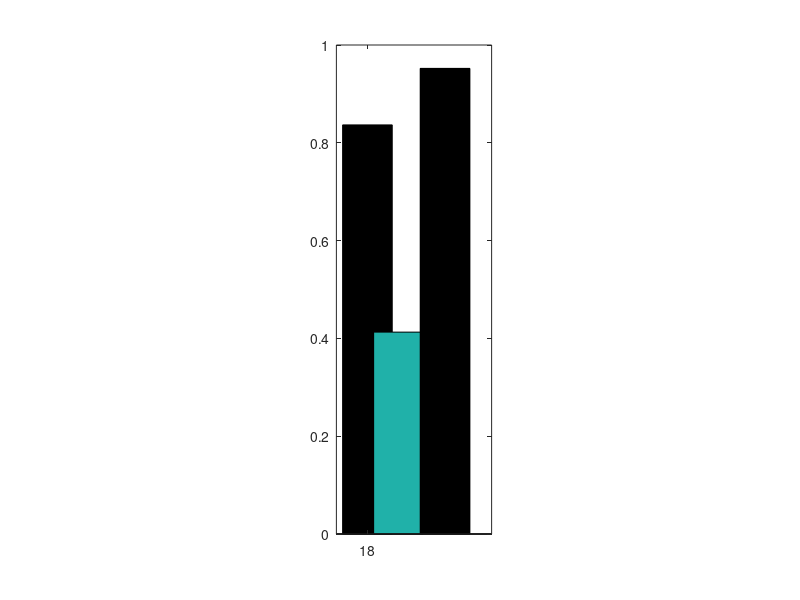

Write MATLAB code to recreate this figure. (Note: this script raises an error after producing the figure.)
load("study_analysis.mat")
load("treatment_analysis.mat")

color_peds = [32,178,170]/256; %[4, 95, 95]/256;
color_adults = [0, 0, 0]/256; %[128, 0, 128]/256;

figure
subplot(1,3,2)

bar(18, mean(adult_slopes),"FaceColor",color_adults);
hold on 
bar(19, mean(ped_slopes), "FaceColor",color_peds);
hold on 

bar(20.5, adult_vpop_slope_mean,"FaceColor",color_adults,"FaceAlpha",0.3);
hold on 
bar(21.5, ped_vpop_slope_mean, "FaceColor",color_peds,"FaceAlpha",0.3);
hold on 


errorbar(18., mean(adult_slopes), std(adult_slopes), 'w','LineWidth',3);
hold on
errorbar(18, mean(adult_slopes), std(adult_slopes), 'k','LineWidth',2);
hold on
errorbar(19, mean(ped_slopes), std(ped_slopes), 'k','LineWidth',2);
hold on

errorbar(18.5,1.35,0, 0,0.5,0.5,'k')
hold on
text(18.45,1.4, '*','FontSize',20);
hold on

errorbar(20.5, adult_vpop_slope_mean, adult_vpop_slope_std, 'k','LineWidth',2);
hold on
errorbar(21.5, ped_vpop_slope_mean, ped_vpop_slope_std, 'k','LineWidth',2);
hold on



xticks([18, 19, 20.5, 21.5])
xticklabels({"Adult Challenge Studies (N = 6)", "Pediatric Studies (N = 9)",...
    "Simulated Healthy Adult VPop", "Simulated Pediatric Patient VPop"})

xtickangle(30)
ylim([0 1.6])

% title("VL Slopes Max to Half-Max (Manually Calculated)")
% title('Post-Peak Viral Load Slopes')
%ylabel("Negative terminal slope of viral shedding [log10 VL units/day]")
ylabel("Neg. Post-Peak Slope [log10 copies/(mL day)]")
grid on 
set(gca,'Fontsize',14)

subplot(1,3,1)
bar(18, mean(adult_peaks),"FaceColor",color_adults);
hold on 
bar(19, mean(ped_peaks), "FaceColor",color_peds);
hold on 

bar(20.5, adult_vpop_peak_mean,"FaceColor",color_adults,"FaceAlpha",0.3);
hold on 
bar(21.5, ped_vpop_peak_mean, "FaceColor",color_peds,"FaceAlpha",0.3);
hold on 

errorbar(18., mean(adult_peaks), std(adult_peaks), 'w','LineWidth',3);
hold on
errorbar(18, mean(adult_peaks), std(adult_peaks), 'k','LineWidth',2);
hold on
errorbar(19, mean(ped_peaks), std(ped_peaks), 'k','LineWidth',2);
hold on

errorbar(18.5,8,0, 0,0.5,0.5,'k')
hold on
text(18.45,8.2, '*','FontSize',20);
hold on

errorbar(20.5, adult_vpop_peak_mean, adult_vpop_peak_std, 'k','LineWidth',2);
hold on
errorbar(21.5, ped_vpop_peak_mean, ped_vpop_peak_std, 'k','LineWidth',2);
hold on


xticks([18, 19, 20.5, 21.5])
xticklabels({"Adult Challenge Studies (N = 6)", "Pediatric Studies (N = 9)",...
    "Simulated Healthy Adult VPop", "Simulated Pediatric Patient VPop"})

xtickangle(30)

% title("Peak or Baseline Viral Load")
ylabel("Peak Viral Load [log10 copies/mL]")
grid on 
set(gca,'Fontsize',14)

subplot(1,3,3)
p1 = plot(symptom_shifted_ts_interp, nanmean(symptom_shifted_ys_pbo_ped,1),'color', color_peds,'LineWidth',3); hold on

x_temp = [symptom_shifted_ts_interp(10:end)'; fliplr(symptom_shifted_ts_interp(10:end))'];
inBetween = [ prctile(symptom_shifted_ys_pbo_ped(:,10:end),2.5,1)'; ...
    fliplr(prctile(symptom_shifted_ys_pbo_ped(:,10:end),97.5,1))' ];
p6 = fill(x_temp,inBetween,'cyan');
p6.FaceColor = color_peds;
p6.FaceAlpha = 0.2;
p6.EdgeColor = 'none';
hold on

p2 = plot(symptom_shifted_ts_interp, nanmean(symptom_shifted_ys_pbo_healthy_adult,1),'color', color_adults,'LineWidth',3); hold on

x_temp = [symptom_shifted_ts_interp(50:end-50)'; fliplr(symptom_shifted_ts_interp(50:end-50))'];
inBetween = [ prctile(symptom_shifted_ys_pbo_healthy_adult(:,50:end-50),2.5,1)'; ...
    fliplr(prctile(symptom_shifted_ys_pbo_healthy_adult(:,50:end-50),97.5,1))' ];
p7 = fill(x_temp,inBetween,'cyan');
p7.FaceColor = color_adults;
p7.FaceAlpha = 0.2;
p7.EdgeColor = 'none';
hold on

xlabel("Time Since Symptom Onset (Days)")
ylabel("Viral Load (log10 copies/mL)")
ylim([1 10])
xlim([0 21])
legend([p1(1), p6(1), p2(1), p7(1)],"Pediatric Patient VPop\newlineSimulated Mean PBO","Pediatric 95% PI",...
    "Healthy Adult VPop\newlineSimulated Mean PBO","Healthy Adult 95% PI")

set(gca,'Fontsize',14)

set(gcf,'position',[20, 20, 1800, 500])
print(gcf,'figs/fig3.png','-dpng','-r300');


%%
figure
for k = 1:2
    subplot(1,2,k)
    if k == 1
        data = [mean(red_d3_adult,1); mean(red_d3_peds,1)]';
        errors = [std(red_d3_adult,1)/sqrt(length(red_d3_adult)); std(red_d3_peds,1)/sqrt(length(red_d3_peds))]';
    elseif k == 2
        data = [mean(red_d5_adult,1); mean(red_d5_peds,1)]';
        errors = [std(red_d5_adult,1)/sqrt(length(red_d5_adult)); std(red_d5_peds,1)/sqrt(length(red_d5_peds))]';
    end
    % Number of groups and number of bars in each group
    [numGroups, numBars] = size(data);
    % Plot the grouped bar chart
    hold on;
    hBar = bar(data);
    % Get the x positions of the bars
    xBar = nan(numGroups, numBars);
    for i = 1:numBars
        xBar(:, i) = hBar(i).XEndPoints;
    end
    % Plot the error bars
    for i = 1:numGroups
        for j = 1:numBars
            errorbar(xBar(i, j), data(i, j), errors(i, j), 'k', 'linestyle', 'none', 'CapSize', 10);
        end
    end
    % Labels and title
    xlabel('Zelicapavir Treatment Intervention Timing');
    legend('Healthy Adult', 'Pediatric Patients');
    hold off;
    
    hBar(1).FaceColor = color_adults;
    hBar(2).FaceColor = color_peds;
    %hBar(2).FaceAlpha = 0.3;
    
    grid on
    ylim([0 2])
    xticks([1 2 3 4])
    xticklabels({'3D PSO','4D PSO','5D PSO','7D PSO'})
    set(gca,'FontSize',14)
    
end
subplot(1,2,1)
ylabel('\Delta Viral Load Reduction Day 3 (log10 copies/mL)');
% title('Viral Load Reduction Day 3');
subplot(1,2,2)
ylabel('\Delta Viral Load Reduction Day 5 (log10 copies/mL)');
% title('Viral Load Reduction Day 5');

set(gcf,'position',[20, 20, 1200, 500])
print(gcf,'figs/fig6.png','-dpng','-r300');


%%
paramlistplain = ["Inoc","beta","k","deltaI","c","p","deltaR","kappa0","kappa1","kappa2","nu","K","deltaJ","lambda",...
     "sigmaI","deltaD","tau","m","sigmaJ","sigmaV","kalpha"];
 
figure
for i = 1:21
    subplot(7,3,i)
    
   if  any(i == [10, 13, 17, 18])
    mean_vals = [mean([all_params_scaled_sis(i,:), all_params_scaled_edp1(i,:), all_params_scaled_edp2(i,:)]), ...
        mean(all_params_scaled_ped(i,:))];
    std_vals = [std([all_params_scaled_sis(i,:), all_params_scaled_edp1(i,:), all_params_scaled_edp2(i,:)]), ...
        std(all_params_scaled_edp2(i,:))];
   else
    
    mean_vals = [mean(log10([all_params_scaled_sis(i,:), all_params_scaled_edp1(i,:), all_params_scaled_edp2(i,:)])), ...
        mean(log10(all_params_scaled_ped(i,:)))];
    std_vals = [std(log10([all_params_scaled_sis(i,:), all_params_scaled_edp1(i,:), all_params_scaled_edp2(i,:)])), ...
        std(log10(all_params_scaled_ped(i,:)))];
   end
    
    bh = bar(1:2, mean_vals,'facecolor', 'flat'); hold on
    
    clr = [0 0 0;
        3/255 177/255 169/255];
 
    bh.CData = clr;
    
    errorbar(1:2, mean_vals,std_vals, 'k', 'LineStyle','none')
    ylabel("log10 " + paramlistplain(i))
    if any(i == [10, 13, 17, 18])
        ylabel( paramlistplain(i))
    end
    
 
    xticks(1:2)
    xticklabels(["Healthy Adult","Pediatric Patients"])
    xtickangle(20)
    
    set(gca, 'FontSize', 12)
    grid on
    
end
 
set(gcf,'position',[20, 20, 1200, 900])
print(gcf,'figs/supp_params.png','-dpng','-r300');
